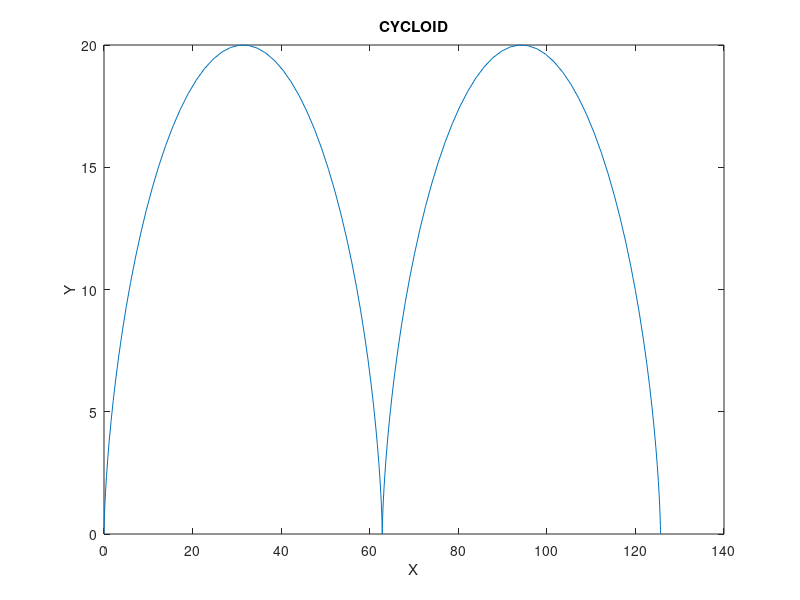
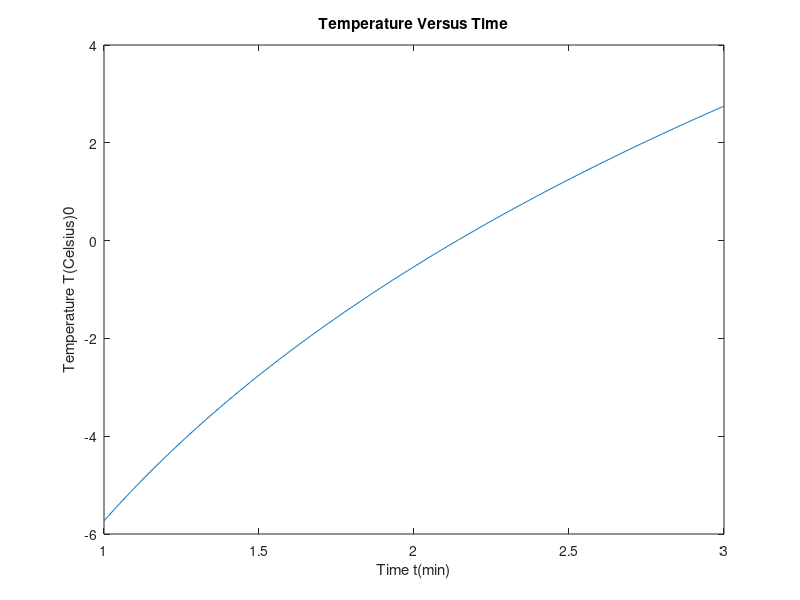
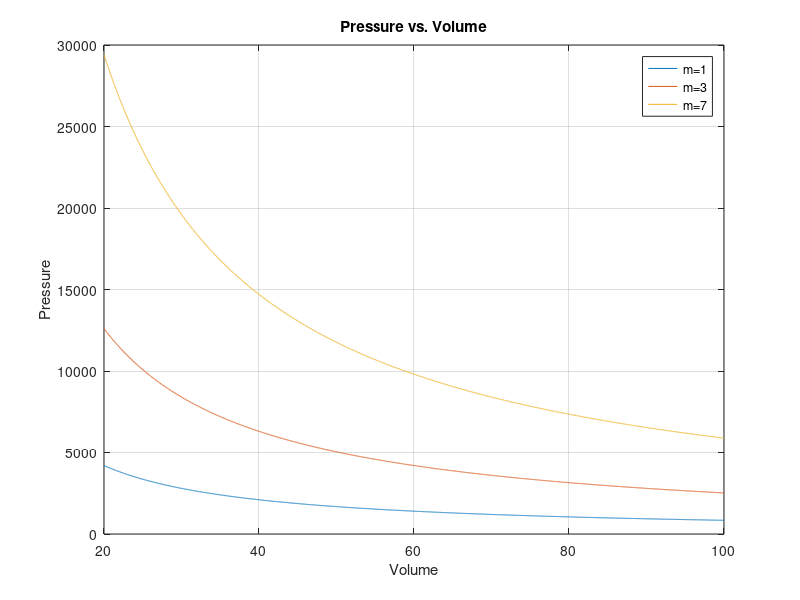
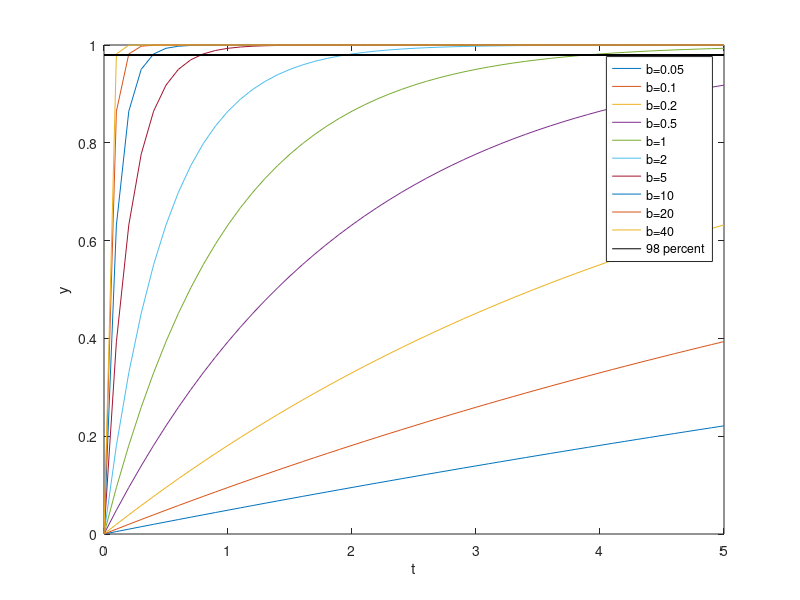

Source code (MATLAB) for these figures, in order:
% Austin Lopez
% HW 2
% ME 203
clc;clear all;format compact;
%% problem 1
%array x from 1 to 5 with common difference of 0.2
x=[1:0.2:5];
%to determine y=7sin(4x)
y=7*sin(4*(x))
%to determin the length  of y
L=length(y)
% the 3rd term of y
y(3)
%% Problem 2
%array E from sin(-pi/2 to cos(0) with common difference of 0..05
E=sin(-pi/2):0.05:cos(0);
% determin the legnth of E
L2=length(E)
% 10th element of E
E(10)
%% Problem 3
%define coeficients to 13x^3+182x^2-184x+2503
p=[13,182,-184,2503];
% finding the roots
roots(p)
%% Problem 4
% part a
a=(6*pi*(atan(12.5)))+4
% part b
b=5*tan(3*asin(13/5))
%% Problem 5
% givens
r=10;
phi=0:0.1:4*pi;
% Calculating x and y
x=r*(phi-sin(phi));
y=r*(1-cos(phi));
% plotting
figure(1)
plot(x,y);
xlabel('X')
ylabel('Y')
title('CYCLOID')
%% Problem 6
% given
t=[1:0.005:3];
% calculating temperature
T=6*log(t)-7*exp(-0.2*t);
% plotting
figure(2)
plot(t,T);
title('Temperature Versus Time')
xlabel('Time t(min)')
ylabel('Temperature T(Celsius)0')
%% Problem 7
% Givens
V=[20:0.01:100];
R=286.7;
T=293;
m=[1 3 7];
% calculating p for each mass
p1=(m(1)*R*T)./V;
p2=(m(2)*R*T)./V;
p3=(m(3)*R*T)./V;
% plotting
figure(3)
plot(V, p1, V, p2, V, p3)
xlabel('Volume')
ylabel('Pressure')
title('Pressure vs. Volume')
grid on
legend('m=1','m=3','m=7')

%% problem 8
% Givens
t=0:0.1:5;
b=[0.05 0.1 0.2 0.5 1 2 5 10 20 40];
% for loop to iterate over difernt b
figure(4)
for i=1:10

y=1-exp(-b(i)*t);
plot(t, y)
hold on
end
% location of 98 percent solve for t
T=-log(1-.98)./b
%plotting and lables
P=ones(length(t))*.98;
plot(t,P,'k')
xlabel('t')
ylabel('y')
legend('b=0.05', 'b=0.1', 'b=0.2', 'b=0.5', 'b=1', 'b=2', 'b=5', 'b=10', 'b=20', 'b=40','98 percent');
%% Problem 9
%givens
r=.1:.1:100;
% calcuating A and V
V=(4/3)*pi*r.^3;
A=4*pi*r.^2;
% Plotting
figure(5)
%sub plot 2x1
subplot(2,1,1)
%since the scale ranges from .1 to 100 a log log plot is useful
loglog(r,V)
subplot(2,1,2)
loglog(r,A)



